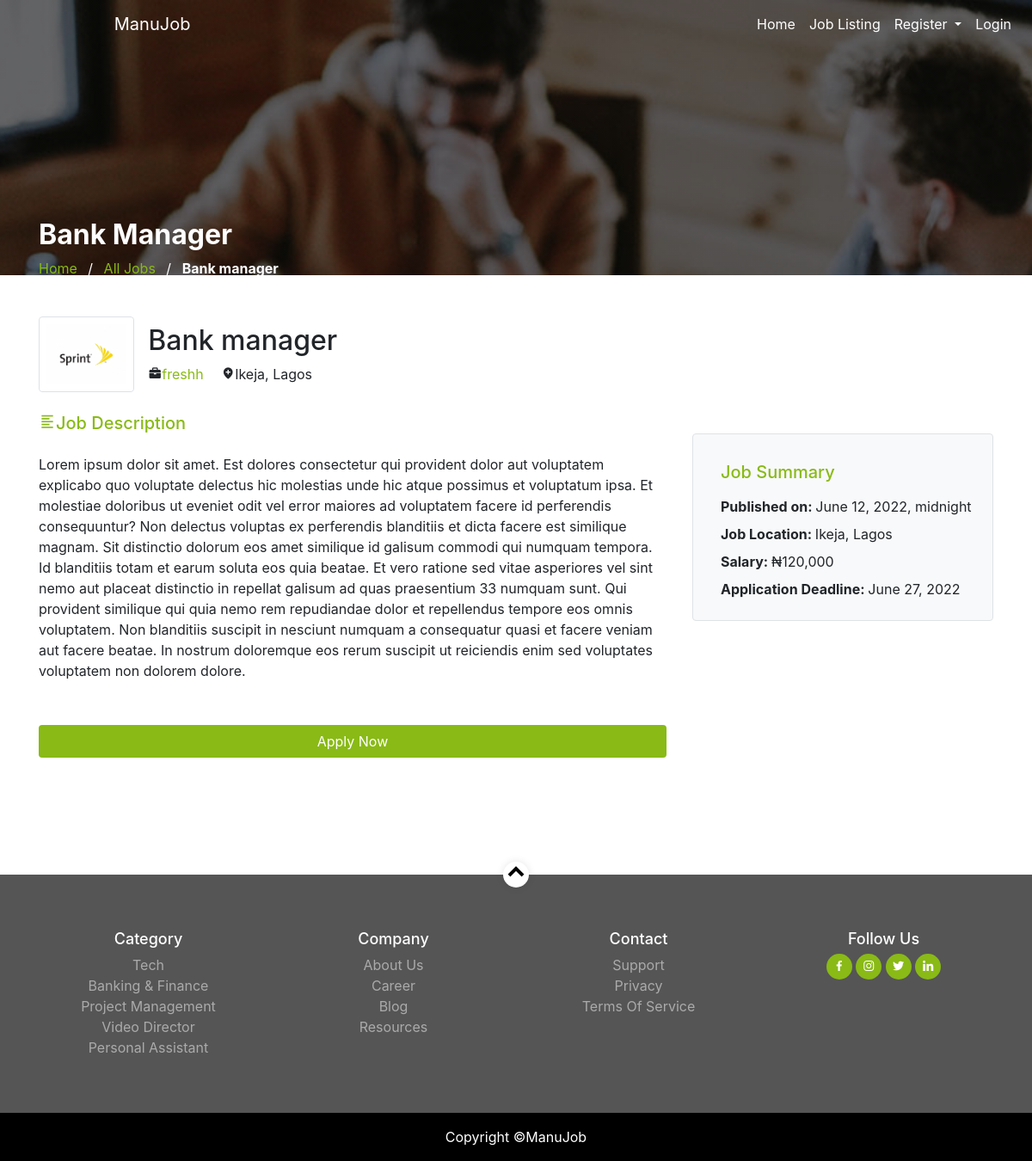
/job_detail/4, run on the app's committed database.
### postjob/models.py (models this page shows, shortened)
class Listjob(models.Model):
    employer = models.ForeignKey(EmployerProfile, on_delete=models.CASCADE)
    category = models.ForeignKey(Category, on_delete=models.CASCADE)
    job_title = models.CharField(max_length=100)
    job_location = models.CharField(max_length=100)
    description = models.TextField()
    tags = models.CharField(max_length=100, null=True, blank=True)
    salary = models.CharField(max_length=50)
    deadline = models.DateField()
    logo = models.ImageField(upload_to='logo', default='avatar.jpg', null=True, blank=True)
    website = models.URLField(null=True, blank=True)
    posted_at = models.DateTimeField(auto_now_add=True)
    published = models.BooleanField(null=True, blank=True)
    display = models.BooleanField(null=True, blank=True, default=True)
    closed = models.BooleanField(null=True, blank=True)
    featured = models.BooleanField(null=True, blank=True)
    class Meta:
        db_table = 'listjob'
        managed = True
        verbose_name = 'Listjob'
        verbose_name_plural = 'Listjob'

### userprofile/models.py (models this page shows)
class EmployerProfile(models.Model):
    company = models.OneToOneField(User, on_delete= models.CASCADE)
    company_address = models.CharField(max_length=50)
    phone = models.CharField(max_length=50)
    website = models.URLField()
    email = models.EmailField()
    def __str__(self):
        return self.company.username
    class Meta:
        db_table = 'employerprofile'
        managed = True
        verbose_name = 'EmployerProfile'
        verbose_name_plural = 'EmployerProfile'

### home/views.py (the view)
# urls.py: path('job_detail/<str:id>',views.job_detail, name='job_detail'),
def job_detail(request,id):
    detail = Listjob.objects.get(pk=id)
    listjab = Listjob.objects.all()
    context = {
        'detail':detail,
        'listjab':listjab,
    }
    return render(request, 'jobdetail.html', context)

### home/templates/jobdetail.html (shortened to what this page needs)
{% extends 'base.html' %}
{% load static %}
{% load humanize %}
{% block content %}
<section class="job-head">
  <div class="container home-section">
          <div class="row">
            <div class="col-md-7">
              <h1 class="text-white font-weight-bold">{{detail.job_title}}</h1>
              <div class="custom-breadcrumbs">
                <a href="{% url 'home' %}">Home</a> <span class="mx-2 slash">/</span>
                <a href="{% url 'job_listing' %}">All Jobs</a> <span class="mx-2 slash">/</span>
                <span class="text-white"><strong>{{detail.job_title}}</strong></span>
              </div>
          </div>
          </div>
    </div>
  <nav class="navbar navbar-expand-lg navbar-light">
      <a class="navbar-brand text-white" href="{% url 'home' %}">ManuJob</a>
      <div class="collapse navbar-collapse" id="navbarNav" >
        <ul class="navbar-nav ml-auto">
          <li class="nav-item active">
            <a class="nav-link" href="{% url 'home' %}">home<span class="sr-only">(current)</span></a>
          </li>
          <li class="nav-item">
            <a class="nav-link" href="{% url 'job_listing' %}">job listing</a>
          </li>
          {% if user.is_authenticated and user.is_staff %}
          <li class="nav-item active">
            <a class="nav-link" href="{% url 'post_job' %}"><span class="post-job"><i class="fa-solid fa-plus"></i> post job</span></a>
          </li>
          <li class="nav-item dropdown">
            <a class="nav-link dropdown-toggle" href="#" id="navbarDropdownMenuLink" role="button" data-toggle="dropdown" aria-haspopup="true" aria-expanded="false">
              profile
            </a>
            <div class="dropdown-menu" aria-labelledby="navbarDropdownMenuLink">
              <a class="dropdown-item" href="{% url 'employer_dashboard' %}">dashboard</a>
              <a class="dropdown-item" href="{% url 'update' %}">edit profile</a>
            </div>
          </li>
          <li class="nav-item active">
            <a class="nav-link" href="{% url 'signout' %}">logout</a>
          </li>
          {% else %}
          <li class="nav-item dropdown">
            <a class="nav-link dropdown-toggle" href="#" id="navbarDropdownMenuLink" role="button" data-toggle="dropdown" aria-haspopup="true" aria-expanded="false">
              register
            </a>
        </li>
        <li class="nav-item">
          <a class="nav-link" href="{% url 'signin' %}">login</a>
        </li>
          {% endif %}
        </ul>
      </div>
    </nav>
</section>
<section class="joblist-sec">
    <div class="container mt-5 w-100"  data-aos="zoom-in" data-aos-duration="2000">
        <div class="row jobtitinfo">
            <div class="col-8 col-lg-8">
              <div class="d-flex align-items-center">
                <div class="border p-2 d-inline-block mr-3 rounded">
                  <img src="{{detail.logo.url}}" alt="Image" height="70px">
                </div>
                <div class="">
                  <h2 class="jobtit">{{detail.job_title}}</h2>
                  <div class="job-det">
                    <span class="ml-0 mr-2 mb-2"><i class='bx bxs-briefcase'></i><a href="">{{detail.employer}}</a></span>
                    <span class="m-2"><i class='bx bxs-location-plus' ></i>{{detail.job_location}}</span>
                  </div>
                </div>
              </div>
            </div>
        </div>
        <div class="row justify-content-around">
            <div class="col-8 col-lg-8 job-det">
                <h3 class="h5 d-flex mb-4 mt-4"><i class='bx bx-align-left'></i></span>Job Description</h3>
                <p>{{detail.description}}</p>
                <div id="applynow">
                  <p>
                    <a class="btn togbtn" data-toggle="collapse" href="#multiCollapseExample1" role="button" aria-expanded="false" aria-controls="multiCollapseExample1">Apply Now</a>
                  </p>
                </div>
            </div>
            <div class="col-8 col-lg-4 job-sum">
                <div class="bg-light p-3 border rounded mb-4 mt-5">
                  <h3 class="mt-3 h5 pl-3 mb-3 ">Job Summary</h3>
                  <ul class="list-unstyled pl-3 mb-0">
                    <li class="mb-2"><strong class="text-black">Published on: </strong>{{detail.posted_at}}</li>
                    <li class="mb-2"><strong class="text-black">Job Location: </strong>{{detail.job_location}}</li>
                    <li class="mb-2"><strong class="text-black">Salary: </strong>{{detail.salary}}</li>
                    <li class="mb-2"><strong class="text-black">Application Deadline: </strong>{{detail.deadline}}</li>
                  </ul>
                </div>
            </div>
        </div>
    </div>
</section>
{% endblock content %}
{% block footer %} {% include "footer.html" %} {% endblock footer %}

### home/static/css/style.css (style rules this page uses)
* { margin: 0px; padding: 0px; box-sizing: border-box; }
html { scroll-behavior: smooth; }
.navbar { position: absolute; top: 0rem; width: 100%; }
.navbar-brand { margin-left: 10%; }
.navbar-nav { margin-left: 40%; }
#navbarNav { text-transform: capitalize; }
#navbarNav a { color: white; }
.job-head { background-image: linear-gradient(rgba(0,0,0,0.5),rgba(0,0,0,0.5)),url(../img/job_single_img_1.jpg); height: 40vh; background-position: center; background-repeat: no-repeat; background-size: cover; background-attachment: fixed; width: 100%; }
.home-section { position: relative; }
.home-section h1 { font-size: 2rem; color: #fff; font-weight: 200; margin-top: 40%; text-transform: capitalize; }
.home-section a { color: #89ba16; }
.slash { color: white; }
.joblist-sec { margin-bottom: 10%; }
.job-det span a { color: #89ba16; text-decoration: none; }
.job-det h3 { color: #89ba16; }
#applynow { text-align: center; margin-top: 7%; }
.job-sum h3 { color: #89ba16; }
.togbtn { width: 100%; background: #89ba16; color: white; }
@media (min-width: 991px) and (max-width: 1400px) { .navbar { position: absolute; top: 0rem; width: 100%; z-index: 1000; } }
@media (min-width: 991px) and (max-width: 1400px) { .navbar-brand { margin-left: 10%; } }
@media (min-width: 991px) and (max-width: 1400px) { .navbar-nav { margin-left: 5%; } }
@media (min-width: 991px) and (max-width: 1400px) { .job-det p { max-width: 50rem; } }

### data on the page
Listjob: job_title "Bank Manager", job_title "Bank manager", logo (picture), employer "freshh", job_location "Ikeja, Lagos", description "Lorem ipsum dolor sit amet. Est dolores consectetur qui provident dolor aut voluptatem explicabo quo voluptate delectus hic molestias unde hic atque possimus et voluptatum ipsa. Et molestiae doloribus ut eveniet odit vel error maiores ad voluptatem facere id perferendis consequuntur? Non delectus voluptas ex perferendis blanditiis et dicta facere est similique magnam. Sit distinctio dolorum eos amet similique id galisum commodi qui numquam tempora. Id blanditiis totam et earum soluta eos quia beatae. Et vero ratione sed vitae asperiores vel sint nemo aut placeat distinctio in repellat galisum ad quas praesentium 33 numquam sunt. Qui provident similique qui quia nemo rem repudiandae dolor et…", posted_at "June 12, 2022, midnight", salary "₦120,000", deadline "June 27, 2022"
